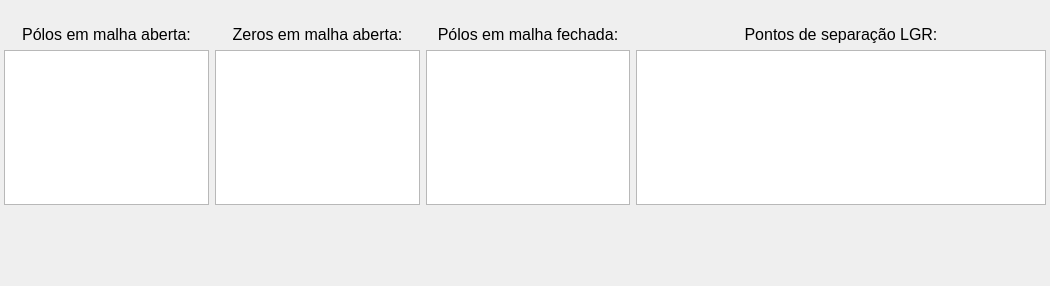
      <widget class="QWidget" name="tabInfo">
       <property name="toolTip">
        <string>Mostra informações sobre o sistema LIT</string>
       </property>
       <attribute name="title">
        <string>SisInfo</string>
       </attribute>
       <layout class="QHBoxLayout" name="horizontalLayout_7" stretch="1,1,1,2">
        <property name="leftMargin">
         <number>4</number>
        </property>
        <property name="topMargin">
         <number>4</number>
        </property>
        <property name="rightMargin">
         <number>4</number>
        </property>
        <property name="bottomMargin">
         <number>4</number>
        </property>
        <item>
         <layout class="QVBoxLayout" name="verticalLayout_OLpoles" stretch="0,4,2">
          <item>
           <widget class="QLabel" name="labelInfoOLpoles">
            <property name="minimumSize">
             <size>
              <width>0</width>
              <height>40</height>
             </size>
            </property>
            <property name="maximumSize">
             <size>
              <width>16777215</width>
              <height>100</height>
             </size>
            </property>
            <property name="font">
             <font>
              <pointsize>12</pointsize>
             </font>
            </property>
            <property name="lineWidth">
             <number>0</number>
            </property>
            <property name="midLineWidth">
             <number>0</number>
            </property>
            <property name="text">
             <string>Pólos em malha aberta:</string>
            </property>
            <property name="alignment">
             <set>Qt::AlignBottom|Qt::AlignHCenter</set>
            </property>
            <property name="wordWrap">
             <bool>true</bool>
            </property>
           </widget>
          </item>
          <item>
           <widget class="QListWidget" name="listWidgetOLpoles">
            <property name="font">
             <font>
              <family>MS Shell Dlg 2</family>
              <pointsize>12</pointsize>
              <weight>75</weight>
              <bold>true</bold>
             </font>
            </property>
           </widget>
          </item>
          <item>
           <spacer name="verticalSpacer_16">
            <property name="orientation">
             <enum>Qt::Vertical</enum>
            </property>
            <property name="sizeHint" stdset="0">
             <size>
              <width>20</width>
              <height>40</height>
             </size>
            </property>
           </spacer>
          </item>
         </layout>
        </item>
        <item>
         <layout class="QVBoxLayout" name="verticalLayout_OLzeros" stretch="0,4,2">
          <item>
           <widget class="QLabel" name="labelInfoOLzeros">
            <property name="minimumSize">
             <size>
              <width>0</width>
              <height>40</height>
             </size>
            </property>
            <property name="maximumSize">
             <size>
              <width>16777215</width>
              <height>100</height>
             </size>
            </property>
            <property name="font">
             <font>
              <pointsize>12</pointsize>
             </font>
            </property>
            <property name="lineWidth">
             <number>0</number>
            </property>
            <property name="midLineWidth">
             <number>0</number>
            </property>
            <property name="text">
             <string>Zeros em malha aberta:</string>
            </property>
            <property name="alignment">
             <set>Qt::AlignBottom|Qt::AlignHCenter</set>
            </property>
            <property name="wordWrap">
             <bool>true</bool>
            </property>
           </widget>
          </item>
          <item>
           <widget class="QListWidget" name="listWidgetOLzeros">
            <property name="font">
             <font>
              <family>MS Shell Dlg 2</family>
              <pointsize>12</pointsize>
              <weight>75</weight>
              <bold>true</bold>
             </font>
            </property>
           </widget>
          </item>
          <item>
           <spacer name="verticalSpacer_17">
            <property name="orientation">
             <enum>Qt::Vertical</enum>
            </property>
            <property name="sizeHint" stdset="0">
             <size>
              <width>20</width>
              <height>40</height>
             </size>
            </property>
           </spacer>
          </item>
         </layout>
        </item>
        <item>
         <layout class="QVBoxLayout" name="verticalLayout_CLpoles" stretch="0,4,2">
          <item>
           <widget class="QLabel" name="labelInfoCLpoles">
            <property name="minimumSize">
             <size>
              <width>0</width>
              <height>40</height>
             </size>
            </property>
            <property name="maximumSize">
             <size>
              <width>16777215</width>
              <height>100</height>
             </size>
            </property>
            <property name="font">
             <font>
              <pointsize>12</pointsize>
             </font>
            </property>
            <property name="lineWidth">
             <number>0</number>
            </property>
            <property name="midLineWidth">
             <number>0</number>
            </property>
            <property name="text">
             <string>Pólos em malha fechada:</string>
            </property>
            <property name="alignment">
             <set>Qt::AlignBottom|Qt::AlignHCenter</set>
            </property>
            <property name="wordWrap">
             <bool>true</bool>
            </property>
           </widget>
          </item>
          <item>
           <widget class="QListWidget" name="listWidgetCLpoles">
            <property name="font">
             <font>
              <family>MS Shell Dlg 2</family>
              <pointsize>12</pointsize>
              <weight>75</weight>
              <bold>true</bold>
             </font>
            </property>
            <property name="autoFillBackground">
             <bool>false</bool>
            </property>
           </widget>
          </item>
          <item>
           <spacer name="verticalSpacer_18">
            <property name="orientation">
             <enum>Qt::Vertical</enum>
            </property>
            <property name="sizeHint" stdset="0">
             <size>
              <width>20</width>
              <height>40</height>
             </size>
            </property>
           </spacer>
          </item>
         </layout>
        </item>
        <item>
         <layout class="QVBoxLayout" name="verticalLayout_Sep" stretch="0,4,2">
          <item>
           <widget class="QLabel" name="labelInfoRLpoints">
            <property name="minimumSize">
             <size>
              <width>0</width>
              <height>40</height>
             </size>
            </property>
            <property name="maximumSize">
             <size>
              <width>16777215</width>
              <height>100</height>
             </size>
            </property>
            <property name="font">
             <font>
              <pointsize>12</pointsize>
             </font>
            </property>
            <property name="lineWidth">
             <number>0</number>
            </property>
            <property name="midLineWidth">
             <number>0</number>
            </property>
            <property name="text">
             <string>Pontos de separação LGR:</string>
            </property>
            <property name="alignment">
             <set>Qt::AlignBottom|Qt::AlignHCenter</set>
            </property>
            <property name="wordWrap">
             <bool>true</bool>
            </property>
           </widget>
          </item>
          <item>
           <widget class="QListWidget" name="listWidgetRLpoints">
            <property name="font">
             <font>
              <family>MS Shell Dlg 2</family>
              <pointsize>12</pointsize>
              <weight>75</weight>
              <bold>true</bold>
             </font>
            </property>
           </widget>
          </item>
          <item>
           <spacer name="verticalSpacer_19">
            <property name="orientation">
             <enum>Qt::Vertical</enum>
            </property>
            <property name="sizeHint" stdset="0">
             <size>
              <width>20</width>
              <height>40</height>
             </size>
            </property>
           </spacer>
          </item>
         </layout>
        </item>
       </layout>
      </widget>
